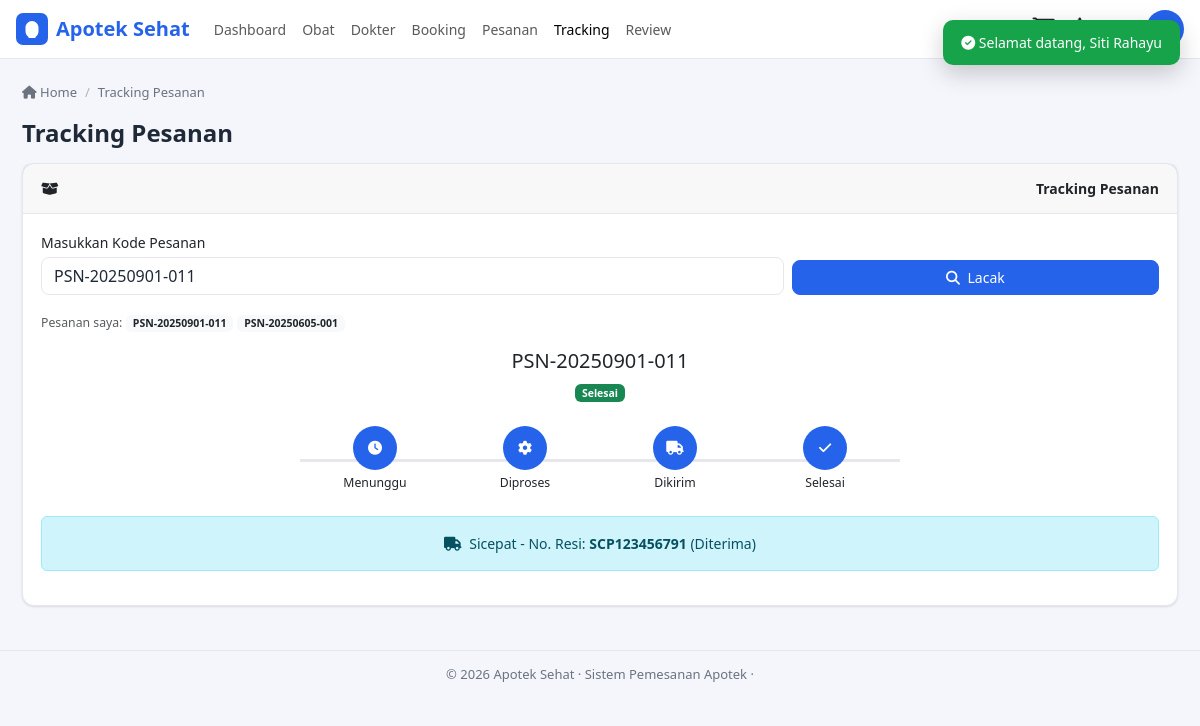
The app's page /user/tracking/?kode=PSN-20250901-011 (signed in) with its own data.
### tables this page shows
CREATE TABLE IF NOT EXISTS pesanan (
  id_pesanan    INT(11) UNSIGNED NOT NULL AUTO_INCREMENT,
  kode_pesanan  VARCHAR(30) NOT NULL,
  id_user       INT(11) UNSIGNED NOT NULL,
  tanggal       DATETIME NOT NULL DEFAULT CURRENT_TIMESTAMP,
  total         DECIMAL(12,2) NOT NULL DEFAULT 0,
  status        ENUM('Menunggu Pembayaran','Diproses','Dikirim','Selesai','Dibatalkan') NOT NULL DEFAULT 'Menunggu Pembayaran',
  PRIMARY KEY (id_pesanan),
  UNIQUE KEY unik_kode_pesanan (kode_pesanan),
  KEY fk_pesanan_user (id_user),
  CONSTRAINT fk_pesanan_user FOREIGN KEY (id_user) REFERENCES users (id_user)
    ON DELETE CASCADE ON UPDATE CASCADE
);

CREATE TABLE IF NOT EXISTS pengiriman (
  id_pengiriman INT(11) UNSIGNED NOT NULL AUTO_INCREMENT,
  id_pesanan    INT(11) UNSIGNED NOT NULL,
  ekspedisi     VARCHAR(50) DEFAULT NULL,
  nomor_resi    VARCHAR(50) DEFAULT NULL,
  status        ENUM('Dikemas','Dikirim','Diterima','Gagal') NOT NULL DEFAULT 'Dikemas',
  PRIMARY KEY (id_pengiriman),
  KEY fk_pengiriman_pesanan (id_pesanan),
  CONSTRAINT fk_pengiriman_pesanan FOREIGN KEY (id_pesanan) REFERENCES pesanan (id_pesanan)
    ON DELETE CASCADE ON UPDATE CASCADE
);

### user/tracking/index.php (the view, shortened to what this page needs)
<?php
require_once '../../config/koneksi.php';
$uid = $_SESSION['user']['id_user'];
$kode = clean($_GET['kode'] ?? '');
$pes = null;
if ($kode) {
    $stmt = $pdo->prepare("SELECT p.*, pg.ekspedisi, pg.nomor_resi, pg.status status_kirim FROM pesanan p LEFT JOIN pengiriman pg ON pg.id_pesanan=p.id_pesanan WHERE p.kode_pesanan=? AND p.id_user=?");
    $stmt->execute([$kode, $uid]);
    $pes = $stmt->fetch();
}
$recent = $pdo->prepare("SELECT kode_pesanan, status FROM pesanan WHERE id_user=? ORDER BY tanggal DESC LIMIT 8");
$recent->execute([$uid]);
function progress($status) {
    $map = ['Menunggu Pembayaran' => 1, 'Diproses' => 2, 'Dikirim' => 3, 'Selesai' => 4, 'Dibatalkan' => 0];
    return $map[$status] ?? 0;
}
require_once '../../includes/header_user.php';
?>
<div class="card">
    <div class="card-header"><i class="fas fa-box-open me-2"></i>Tracking Pesanan</div>
    <div class="card-body">
        <form method="get" class="row g-2 align-items-end mb-3">
            <div class="col-md-8"><label class="form-label">Masukkan Kode Pesanan</label>
                <input type="text" name="kode" class="form-control" placeholder="PSN-20250928-020" value="<?= e($kode) ?>" required></div>
            <div class="col-md-4"><button class="btn btn-primary w-100"><i class="fas fa-search me-1"></i> Lacak</button></div>
        </form>
        <div class="mb-3">
            <small class="text-muted">Pesanan saya:</small>
            <?php foreach ($recent as $r): ?><a href="?kode=<?= e($r['kode_pesanan']) ?>" class="badge bg-light text-dark text-decoration-none me-1"><?= e($r['kode_pesanan']) ?></a><?php endforeach; ?>
        </div>
        <?php if ($kode && !$pes): ?>
            <div class="alert alert-warning">Pesanan dengan kode <strong><?= e($kode) ?></strong> tidak ditemukan.</div>
        <?php elseif ($pes): ?>
            <div class="text-center mb-4">
                <h5><?= e($pes['kode_pesanan']) ?></h5>
                <?= status_badge($pes['status']) ?>
            </div>
            <?php if ($pes['status'] !== 'Dibatalkan'): ?>
            <div class="d-flex justify-content-between position-relative mb-4" style="max-width:600px;margin:auto">
                <?php
                $p = progress($pes['status']);
                $labels = ['Menunggu','Diproses','Dikirim','Selesai'];
                foreach ($labels as $i => $lbl):
                    $done = ($i + 1) <= $p;
                ?>
                <div class="text-center" style="flex:1;z-index:2">
                    <div class="rounded-circle mx-auto d-flex align-items-center justify-content-center" style="width:44px;height:44px;background:<?= $done?'#2563eb':'#e5e7eb' ?>;color:<?= $done?'#fff':'#6b7280' ?>">
                        <i class="fas fa-<?= ['clock','gear','truck','check'][$i] ?>"></i>
                    </div>
                    <small class="d-block mt-1"><?= $lbl ?></small>
                </div>
                <?php endforeach; ?>
                <div class="position-absolute top-50 start-0 end-0" style="height:3px;background:#e5e7eb;z-index:1"></div>
            </div>
            <?php else: ?>
            <div class="alert alert-secondary text-center">Pesanan dibatalkan.</div>
            <?php endif; ?>
            <?php if ($pes['nomor_resi']): ?>
            <div class="alert alert-info text-center">
                <i class="fas fa-truck me-1"></i> <?= e($pes['ekspedisi']) ?> - No. Resi: <strong><?= e($pes['nomor_resi']) ?></strong> (<?= e($pes['status_kirim']) ?>)
            </div>
            <?php endif; ?>
        <?php endif; ?>
    </div>
</div>
<?php require_once '../../includes/footer_user.php'; ?>

### functions/functions.php (shortened to what this page needs)
<?php
function e($str) {
    return htmlspecialchars((string)($str ?? ''), ENT_QUOTES, 'UTF-8');
}
function clean($str) {
    return trim(strip_tags((string)($str ?? '')));
}
function status_badge($status) {
    $map = [
        'Menunggu Pembayaran' => 'bg-warning text-dark',
        'Diproses'            => 'bg-info text-dark',
        'Dikirim'             => 'bg-primary',
        'Selesai'             => 'bg-success',
        'Dibatalkan'          => 'bg-secondary',
        'Menunggu'            => 'bg-warning text-dark',
        'Lunas'               => 'bg-success',
        'Ditolak'             => 'bg-danger',
        'Dikemas'             => 'bg-info text-dark',
        'Diterima'            => 'bg-success',
        'Gagal'               => 'bg-danger',
        'belum dibaca'        => 'bg-danger',
        'dibaca'              => 'bg-secondary',
    ];
    $cls = $map[$status] ?? 'bg-secondary';
    return '<span class="badge ' . $cls . '">' . e($status) . '</span>';
}

### assets/css/style.css (style rules this page uses)
:root { --primary: #2563eb; --primary-dark: #1d4ed8; --primary-light: #dbeafe; --bg: #f4f6fb; --surface: #ffffff; --text: #1f2937; --text-muted: #6b7280; --border: #e5e7eb; --sidebar-bg: #1e293b; --sidebar-text: #cbd5e1; --success: #16a34a; --danger: #dc2626; --warning: #f59e0b; --info: #0ea5e9; --shadow: 0 1px 3px rgba(0,0,0,.08), 0 1px 2px rgba(0,0,0,.04); --radius: 12px; }
* { box-sizing: border-box; }
body { background: var(--bg); color: var(--text); font-family: 'Segoe UI', system-ui, -apple-system, sans-serif; margin: 0; font-size: 14px; }
a { text-decoration: none; color: var(--primary); }
.card, .card-body, .card-header, .alert, .modal-body, .modal-header, .modal-footer, .dropdown-menu, .dropdown-item { overflow-wrap: anywhere; word-break: break-word; }
.card { background: var(--surface); border: 1px solid var(--border); border-radius: var(--radius); box-shadow: var(--shadow); margin-bottom: 20px; }
.card-header { padding: 14px 18px; border-bottom: 1px solid var(--border); font-weight: 600; display: flex; justify-content: space-between; align-items: center; }
.card-body { padding: 18px; }
.btn-primary, .btn-success, .btn-danger, .btn-warning, .btn-info, .btn-secondary, .btn-outline-primary { border-radius: 8px; font-size: 14px; }
.btn-primary { background: var(--primary); border-color: var(--primary); }
.form-control, .form-select { background: var(--surface); border-color: var(--border); color: var(--text); border-radius: 8px; }
.form-label { font-weight: 500; margin-bottom: 4px; }

### records on screen
pesanan: kode_pesanan "PSN-20250901-011"
pesanan: kode_pesanan "PSN-20250605-001"
pengiriman: id_pesanan.kode_pesanan "PSN-20250901-011", id_pesanan.status "Selesai", ekspedisi "Sicepat", nomor_resi "SCP123456791", status "Diterima"

### other values on screen
$page_title "Tracking Pesanan"
$lbl "Menunggu"
$lbl "Diproses"
$lbl "Dikirim"
$lbl "Selesai"
